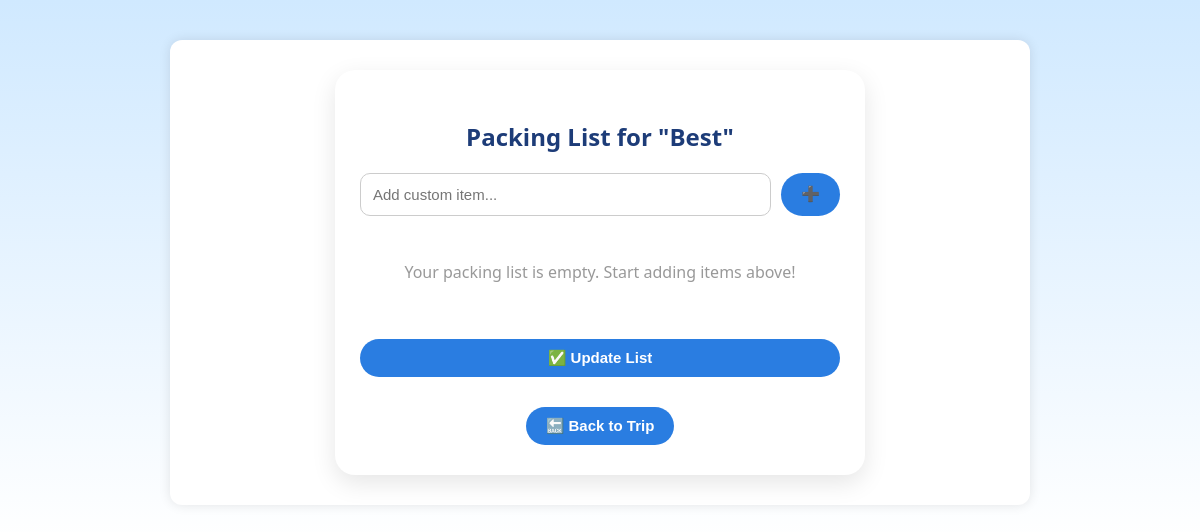
Page /trips/6/packing/ (signed in) on the earlier database version.
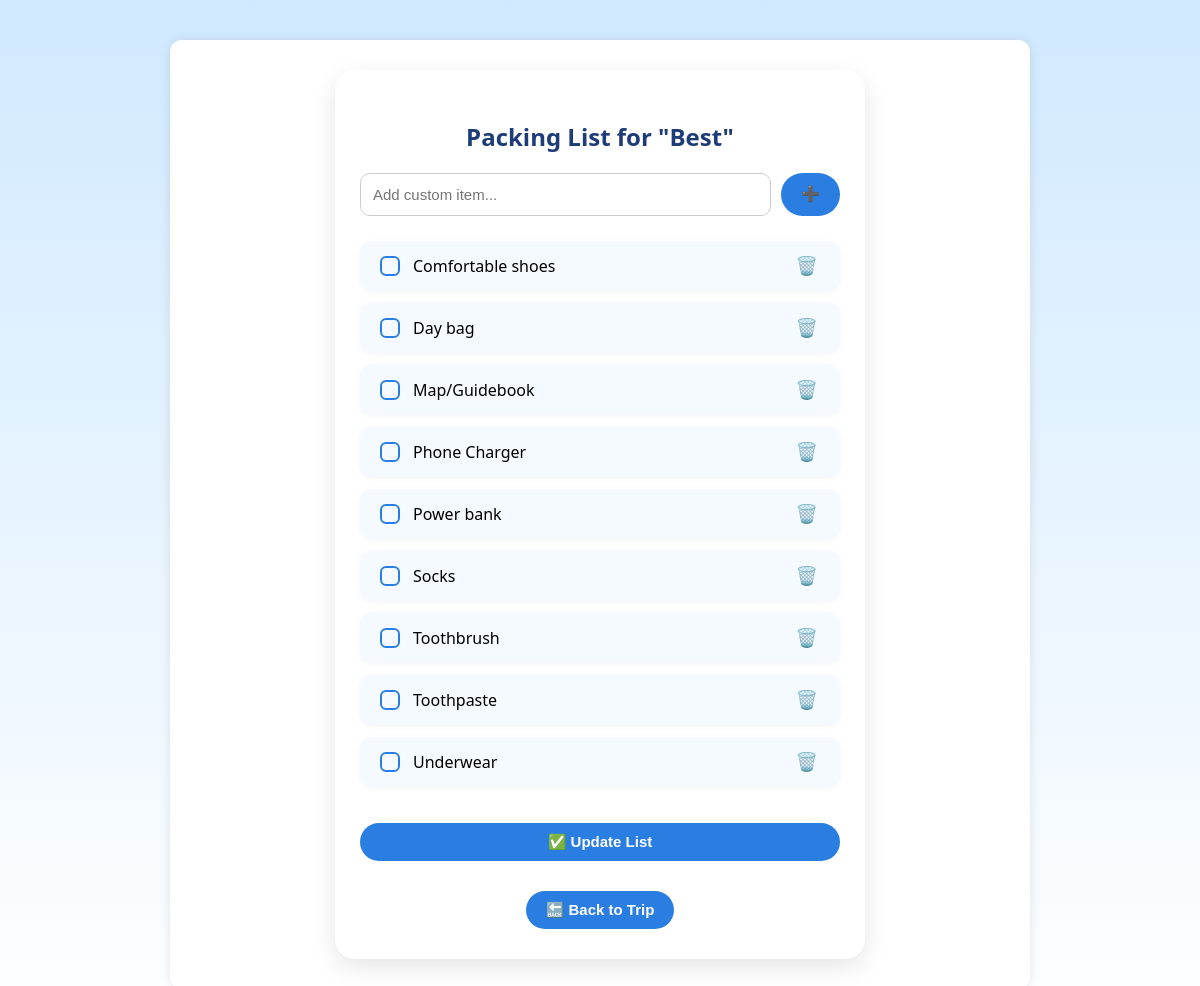
Same page on the later database version.
### trips/models.py (models this page shows, shortened)
class PackingItem(models.Model):
    trip = models.ForeignKey(Trip, on_delete=models.CASCADE, related_name='packing_items')
    name = models.CharField(max_length=100)
    is_packed = models.BooleanField(default=False)

### trips/views.py (the view, shortened to what this page needs)
# urls.py: path('<int:trip_id>/packing/', views.packing_list, name='packing_list'),
@login_required
def packing_list(request, trip_id):
    trip = get_object_or_404(Trip, id=trip_id, user=request.user)
    if not trip.packing_items.exists() and not trip.manually_cleared:
        generate_packing_list(trip)
    items = trip.packing_items.all().order_by('is_packed', 'name')
    return render(request, 'trips/packing_list.html', {'trip': trip, 'items': items})

### trips/templates/trips/packing_list.html (shortened to what this page needs)
{% extends 'base.html' %}
{% block content %}
<div class="container" style="max-width: 480px; margin: auto; background: #ffffff; padding: 30px 25px; border-radius: 20px; box-shadow: 0 8px 25px rgba(0, 0, 0, 0.1);">
  <h2 style="text-align: center; color: #1d3c78; margin-bottom: 20px; font-weight: 700;">Packing List for "{{ trip.name }}"</h2>
  <form method="post" style="display: flex; gap: 10px; margin-bottom: 25px;">
    <input type="text" name="new_item" placeholder="Add custom item..." class="input-field">
    <button type="submit" class="add-btn">➕</button>
  </form>
  <form method="post" action="{% url 'update_packing_list' trip.id %}">
    <ul style="list-style: none; padding: 0;">
      {% if items %}
      {% for item in items %}
      <li class="packing-item fade-in">
        <label style="display: flex; align-items: center; gap: 10px;">
          <input type="checkbox" class="custom-checkbox" name="packed_items" value="{{ item.name }}" {% if item.is_packed %}checked{% endif %}>
          {{ item.name }}
        </label>
        <button type="submit" name="delete_item" value="{{ item.name }}" class="btn-icon">🗑️</button>
      </li>
      {% endfor %}
      {% else %}
        <li style="text-align: center; padding: 20px; color: #999;">Your packing list is empty. Start adding items above!</li>
      {% endif %}
    </ul>
    <button type="submit" class="update-btn" style="width: 100%; margin-top: 20px;">✅ Update List</button>
  </form>
  <div style="text-align: center; margin-top: 30px;">
    <a href="{% url 'trip_detail' trip.id %}">
      <button type="button" class="back-btn">🔙 Back to Trip</button>
    </a>
  </div>
</div>
{% endblock %}

Differences in the rows shown:
added PackingItem: name "Comfortable shoes"
added PackingItem: name "Day bag"
added PackingItem: name "Map/Guidebook"
added PackingItem: name "Phone Charger"
added PackingItem: name "Power bank"
added PackingItem: name "Socks"
added PackingItem: name "Toothbrush"
added PackingItem: name "Toothpaste"
added PackingItem: name "Underwear"
Other differences:
text no longer shown: "Your packing list is empty. Start adding items above!"
